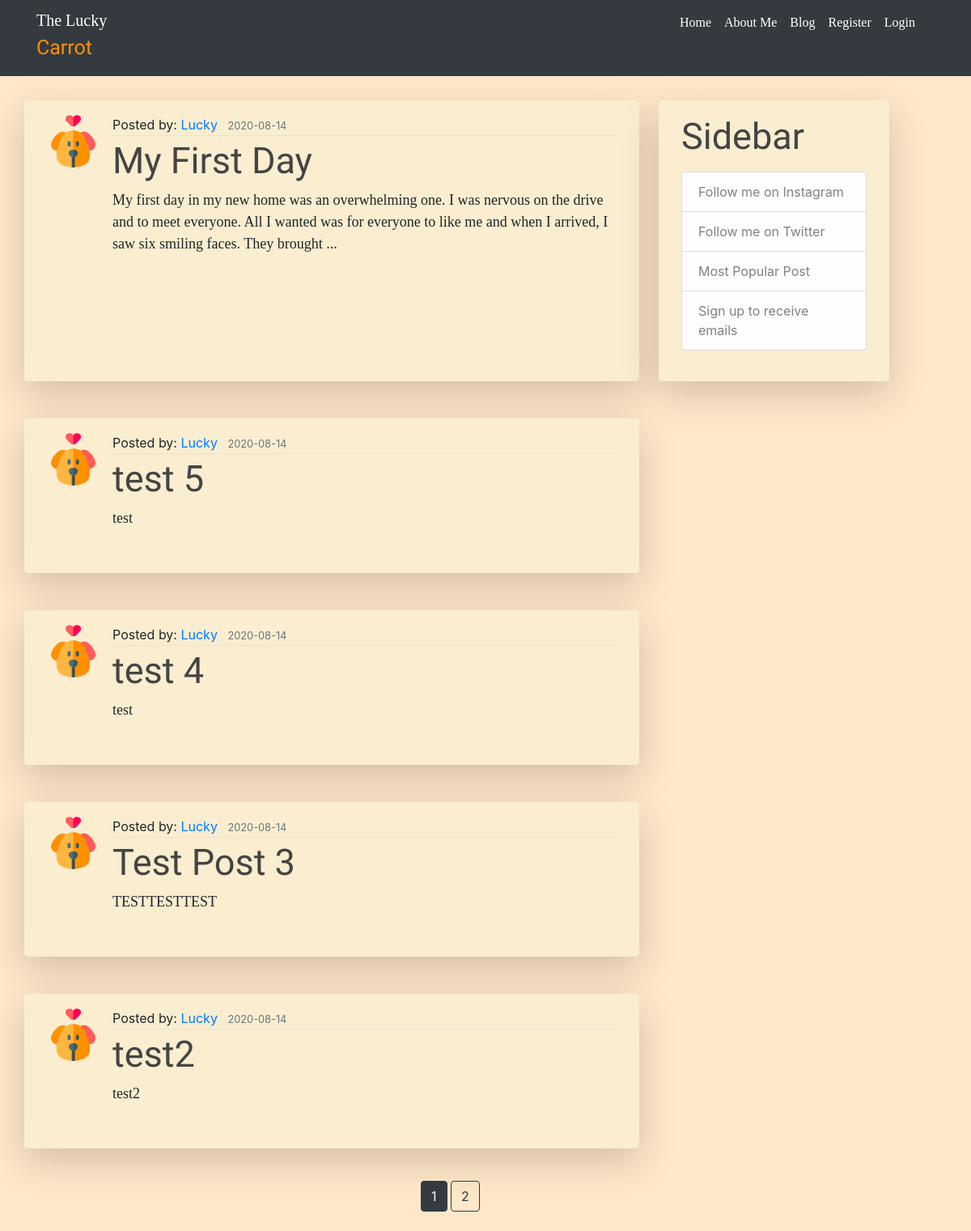
/blog, run on an earlier commit of the app's database.
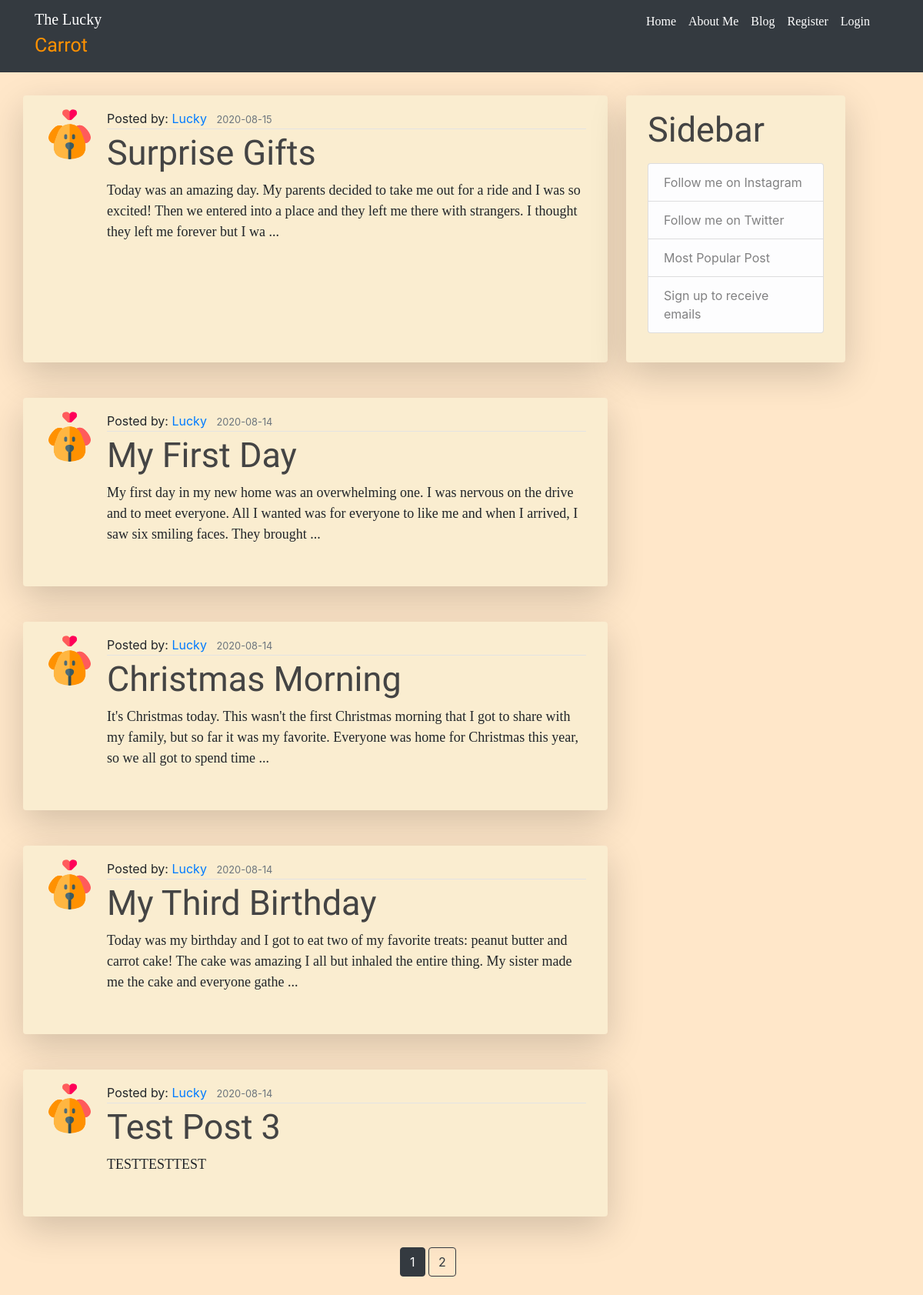
And on a later commit of the database.
### luckycarrot/models.py (models this page shows, shortened)
class Post(db.Model):
    id = db.Column(db.Integer, primary_key=True)
    title = db.Column(db.String(100), nullable=False)
    date_posted = db.Column(db.DateTime, nullable=False,
                            default=datetime.utcnow)
    content = db.Column(db.Text, nullable=False)
    image_file = db.Column(db.String(20), nullable=False)
    user_id = db.Column(db.Integer, db.ForeignKey(
        'user.id'), nullable=False)

class User(db.Model, UserMixin):
    id = db.Column(db.Integer, primary_key=True)
    username = db.Column(db.String(20), unique=True, nullable=False)
    email = db.Column(db.String(120), unique=True, nullable=False)
    password = db.Column(db.String(60), nullable=False)
    updates = db.Column(db.Boolean, unique=False, default=False, nullable=False)
    image_file = db.Column(db.String(20), nullable=False, default='default.png')
    admin_user = db.Column(db.Boolean, unique=False, default=False, nullable=False)
    posts = db.relationship('Post', backref='author', lazy=True)

### luckycarrot/posts/routes.py (the view)
@posts.route("/blog", methods=['GET', 'POST'])
def blog():
    page = request.args.get('page', 1, type=int)
    posts = Post.query.order_by(Post.date_posted.desc()).paginate(page=page, per_page=5)
    return render_template('blog.html', posts=posts)

### luckycarrot/templates/blog.html (shortened to what this page needs)
{% extends 'main.html' %}
{% block links %}
<link rel="stylesheet" href="../static/css/blog.css" type="text/css">
{% endblock %}
{% block content %}
<div class='container-xl'>
    {% for post in posts.items %}
        <div class="row">
            <div class="col-8 shadow-lg p-2 mb-3 rounded borderBody">
                <article class='media content-section'>
                    <img class="rounded-circle article-img" src="{{ url_for('static', filename='profile_pictures/' + post.author.image_file)}}">
                    <div class='media-body'>
                        <div class="article-metadata">
                            <span>Posted by: <a class="mr-2" href="{{ url_for('main.about') }}">{{ post.author.username }}</a></span>
                            <small class='text-muted'>{{ post.date_posted.strftime('%Y-%m-%d') }}</small>
                        </div>
                        <h2><a class="article-title" href="{{ url_for('posts.post', post_id=post.id) }}">{{ post.title }}</a></h2>
                        {% if post.content|length > 199 %}
                            <p class="article-content">{{ post.content[:200] }} ...</p>
                        {% else %}
                            <p class="article-content">{{ post.content }}</p>
                        {% endif %}
                    </div>
                </article>
            </div>
            {% if loop.index == 1 %}
            <div class="col-3 shadow-lg p-2 mb-3 ml-4 rounded borderBody">
                <div class="content-section">
                  <h3 class="article-title">Sidebar</h3>
                    <ul class="list-group">
                      <a href="https://www.instagram.com/luckyluluthepom/" class="list-group-item list-group-item-light sideBar">Follow me on Instagram</a>
                      <a href="#" class="list-group-item list-group-item-light sideBar">Follow me on Twitter</a>
                      <a href="#" class="list-group-item list-group-item-light sideBar">Most Popular Post</a>
                      <a href="{{ url_for('users.account') }}" class="list-group-item list-group-item-light sideBar">Sign up to receive emails</a>
                    </ul>
                </div>
              </div>
            {% endif %}
        </div>
    {% endfor %}
        <br>
        <div class="row">
            <div class="col-5"></div>
            <div class="col-4">
                {% for page_num in posts.iter_pages(left_edge=1, right_edge=1, left_current=1, right_current=2) %}
                    {% if page_num %}
                        {% if posts.page == page_num %}
                            <a class='btn btn-dark mb-4' href="{{ url_for('posts.blog', page=page_num) }}">{{ page_num }}</a>
                        {% else %}
                            <a class='btn btn-outline-dark mb-4' href="{{ url_for('posts.blog', page=page_num) }}">{{ page_num }}</a>
                        {% endif %}
                    {% else %}
                        ...
                    {% endif %}
                {% endfor %}
            </div>
        </div>
    </div>
{% endblock %}

### luckycarrot/templates/main.html (shortened to what this page needs)
<!DOCTYPE html>
<html lang="en">
<head>
    <link rel="stylesheet" href="{{ url_for('static', filename='css/' + 'main.css')}}" type="text/css">
    {% block links %}{% endblock %}
    <link rel="stylesheet" href="https://stackpath.bootstrapcdn.com/bootstrap/4.5.2/css/bootstrap.min.css">
</head>
<body>
    {% if home %}
    <div class="container-fluid fixed-top bg-transparent">
    {% else %}
    <div class="container-fluid bg-dark">
    <div class="container bg-dark">
    {% endif %}
        <div class="row" id="navBar">
            <div id="titleLink" class="col-3 float-left">
                <a href="/" target="_self" class="logoLink">
                <p class="logo"><span id="theLucky">The Lucky </span><span id="carrot">Carrot</span></p></a>
            </div>
            <div class="col-9 float-right">
                <nav class="navbar navbar-expand-lg navbar-dark float-right">
                    <div class="collapse navbar-collapse" id="navbarSupportedContent">
                        <ul class="navbar-nav mr-auto">
                            <li class="nav-item active">
                                <a class="nav-link" href="{{ url_for('main.home') }}">Home</a>
                            </li>
                            <li class="nav-item active">
                                <a class="nav-link" href="{{ url_for('main.about') }}">About Me</a>
                            </li>
                            <li class="nav-item active">
                                <a class="nav-link" href="{{ url_for('posts.blog') }}">Blog</a>
                            </li>
                            {% if current_user.is_authenticated %}
                                {% if current_user.admin_user %}
                                    <li class="nav-item active">
                                        <a class="nav-link" href="{{ url_for('posts.create_post') }}">Create Post</a>
                                    </li>
                                {% endif %}
                                <li class="nav-item active">
                                    <a class="nav-link" href="{{ url_for('users.account') }}">Account</a>
                                </li>
                                <li class="nav-item active">
                                    <a class="nav-link" href="{{ url_for('users.logout') }}">Logout</a>
                                </li>
                            {% else %}
                                <li class="nav-item active">
                                    <a class="nav-link" href="{{ url_for('users.register') }}">Register</a>
                                </li>
                                <li class="nav-item active">
                                    <a class="nav-link" href="{{ url_for('users.login') }}">Login</a>
                                </li>
                            {% endif %}
                        </ul>
                    </div>
                </nav>
            </div>
        </div>
        </div>
    </div>
    <div id="webBody">
        {% block content %}{% endblock %}
    </div>
</body>
</html>

### luckycarrot/static/css/main.css (style rules this page uses)
body { background: #ffe7c9 !important; font-family: 'Bitter', serif; }
.logo { display: inline-block; width: 160px; font-size: 20px; font-family: 'Bitter', serif; padding-top: 10px; color: white; }
#carrot { color: rgb(255, 145, 0); font-family: 'Dancing Script', cursive; font-size: 25px; }
a { text-decoration: none !important; }
nav { font-family: "Bitter", serif; font-weight: 500; font-size: 16px; }
.borderBody { margin-top: 30px; background: #faedd0; }
.content-section { padding: 10px 20px; border-radius: 3px; margin-bottom: 20px; }

### luckycarrot/static/css/blog.css (style rules this page uses)
.article-title { color: #444444; font-family: 'Dancing Script', cursive; font-size: 45px; }
.article-content { font-size: 18px; font-family: 'Bitter', serif; }
.article-img { height: 65px; width: 65px; margin-right: 16px; }
.article-metadata { padding-bottom: 1px; margin-bottom: 4px; border-bottom: 1px solid #e3e3e3 }

What changed in the data, as far as the page shows it:
no longer on this page (row unchanged): Post: image_file (placeholder picture), author.username "Lucky", date_posted "2020-08-14", title "test2", content "test2"
added Post: image_file (placeholder picture), author.username "Lucky", date_posted "2020-08-15", title "Surprise Gifts", content "Today was an amazing day. My parents decided to take me out for a ride and I was so excited! Then we entered into a place and they left me there with strangers. I thought they left me forever but I wa"
changed Post "My First Day": no longer shows "Sidebar Follow me on Instagram Follow me on Twitter Most Popular Post Sign up to receive emails"
changed Post: title "test 5" → "Christmas Morning"; content "test" → "It's Christmas today. This wasn't the first Christmas morning that I got to share with my family, but so far it was my favorite. Everyone was home for Christmas this year, so we all got to spend time"
changed Post: title "test 4" → "My Third Birthday"; content "test" → "Today was my birthday and I got to eat two of my favorite treats: peanut butter and carrot cake! The cake was amazing I all but inhaled the entire thing. My sister made me the cake and everyone gathe"
